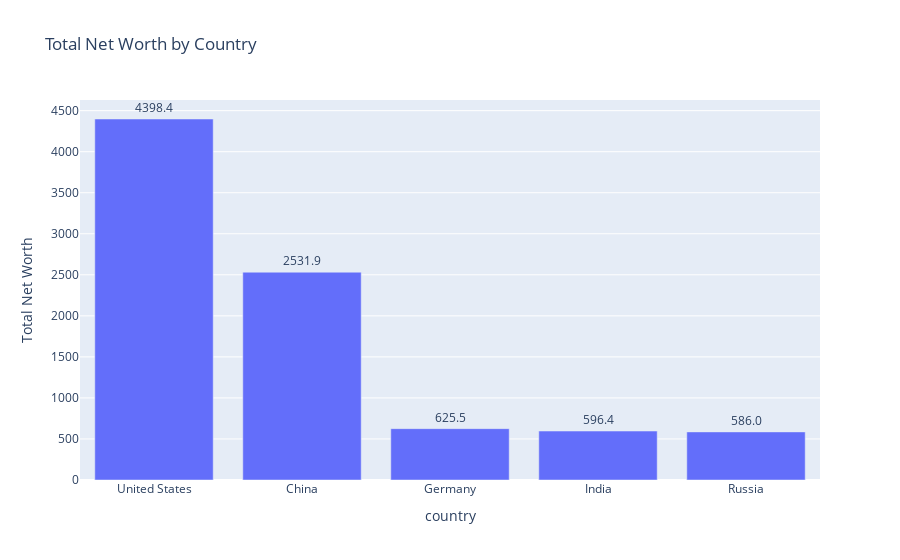

Notebook cell for this chart:
### Markdown cell above
## How Does Wealth Vary by Country?

### Code cell
worth_by_country = plot_worth_unstacked("country")
#Hack to get the styling we want
worth_by_country.update_xaxes(range=[-0.5,4.5])
display(worth_by_country)

### Figure 1 — Plotly figure (JSON) as saved in the notebook; plotly's stock layout.template omitted (floating-point values rounded to 4 significant figures)
{"data": [{"alignmentgroup": "True", "hovertemplate": "country=%{x}<br>networth=%{text}<extra></extra>", "legendgroup": "", "marker": {"color": "#636efa", "pattern": {"shape": ""}}, "name": "", "offsetgroup": "", "orientation": "v", "showlegend": false, "text": ["4398.4", "2531.9", "625.5", "596.4", "586.0", "512.2", "448.2", "231.1", "225.4", "213.9", "211.7", "204.5", "182.0", "181.5", "156.9", "145.5", "137.0", "136.1", "121.4", "115.6", "105.4", "85.0", "73.0", "68.0", "62.7", "61.3", "55.2", "45.6", "43.8", "42.9", "42.7", "41.4", "38.3", "26.2", "22.5", "22.1", "20.3", "18.9", "18.4", "18.1", "16.9", "16.7", "16.5", "15.3", "13.9", "12.6", "11.4", "11.1", "11.0", "10.8", "8.0", "7.7", "7.2", "5.5", "4.8", "4.8", "4.7", "3.2", "3.2", "3.2", "3.1", "2.9", "2.9", "2.7", "2.6", "2.3", "1.6", "1.6", "1.5", "1.4"], "textposition": "outside", "type": "bar", "x": ["United States", "China", "Germany", "India", "Russia", "France", "Hong Kong", "Canada", "Japan", "United Kingdom", "Brazil", "Italy", "Sweden", "Australia", "Singapore", "Switzerland", "Spain", "Mexico", "South Korea", "Taiwan", "Thailand", "Indonesia", "Israel", "Malaysia", "Austria", "Denmark", "Turkey", "Philippines", "Netherlands", "Ireland", "Chile", "Czechia", "Norway", "Colombia", "Nigeria", "South Africa", "Poland", "Ukraine", "Egypt", "Cyprus", "Kazakhstan", "Vietnam", "Finland", "Argentina", "Greece", "Belgium", "Peru", "New Zealand", "United Arab Emirates", "Lebanon", "Georgia", "Romania", "Portugal", "Liechtenstein", "Algeria", "Monaco", "Eswatini (Swaziland)", "Morocco", "Iceland", "Venezuela", "Macao", "Qatar", "Slovakia", "Hungary", "Guernsey", "Oman", "St. Kitts and Nevis", "Tanzania", "Zimbabwe", "Nepal"], "xaxis": "x", "y": [4398.0, 2532.0, 625.5, 596.4, 586, 512.2, 448.2, 231.1, 225.4, 213.9, 211.7, 204.5, 182, 181.5, 156.9, 145.5, 137, 136.1, 121.4, 115.6, 105.4, 85, 73, 68, 62.7, 61.3, 55.2, 45.6, 43.8, 42.9, 42.7, 41.4, 38.3, 26.2, 22.5, 22.1, 20.3, 18.9, 18.4, 18.1, 16.9, 16.7, 16.5, 15.3, 13.9, 12.6, 11.4, 11.1, 11, 10.8, 8, 7.7, 7.2, 5.5, 4.8, 4.8, 4.7, 3.2, 3.2, 3.2, 3.1, 2.9, 2.9, 2.7, 2.6, 2.3, 1.6, 1.6, 1.5, 1.4], "yaxis": "y"}], "layout": {"barmode": "relative", "legend": {"tracegroupgap": 0}, "title": {"text": "Total Net Worth by Country"}, "xaxis": {"anchor": "y", "domain": [0, 1], "range": [-0.5, 4.5], "title": {"text": "country"}}, "yaxis": {"anchor": "x", "domain": [0, 1], "title": {"text": "Total Net Worth"}}}}
